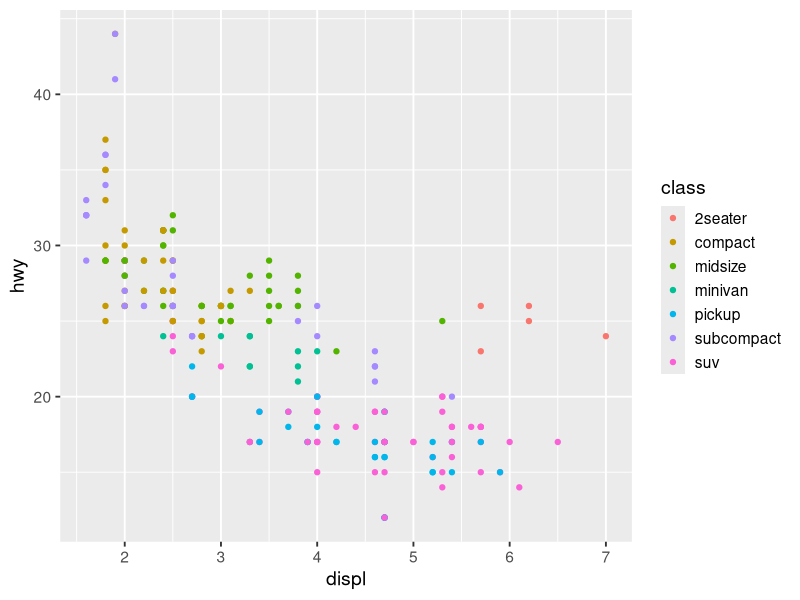
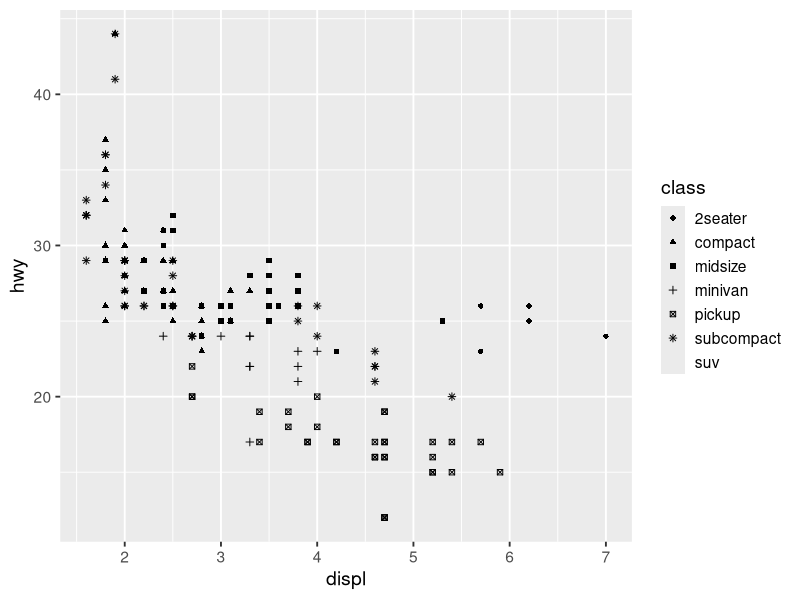
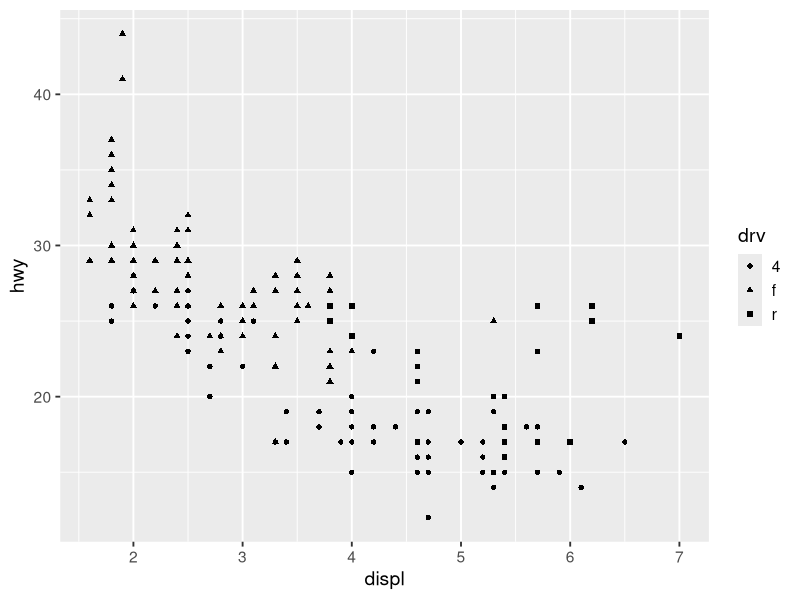
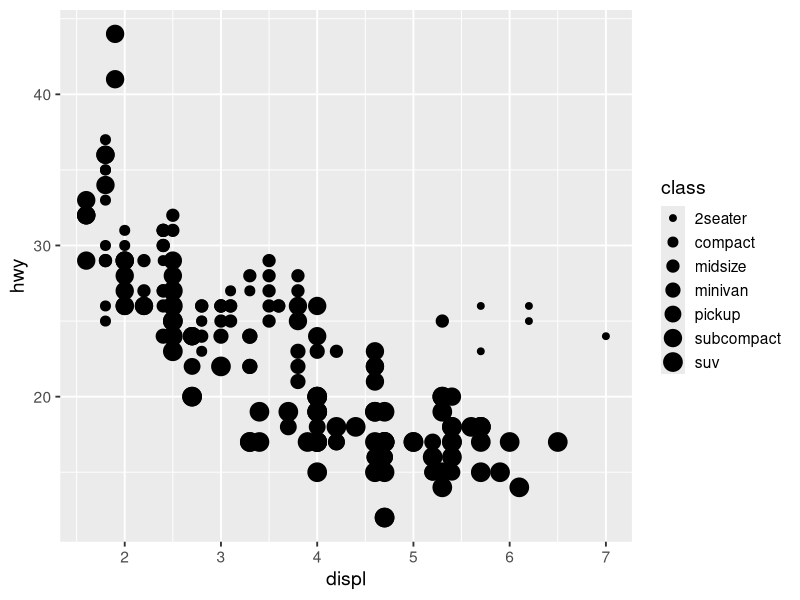
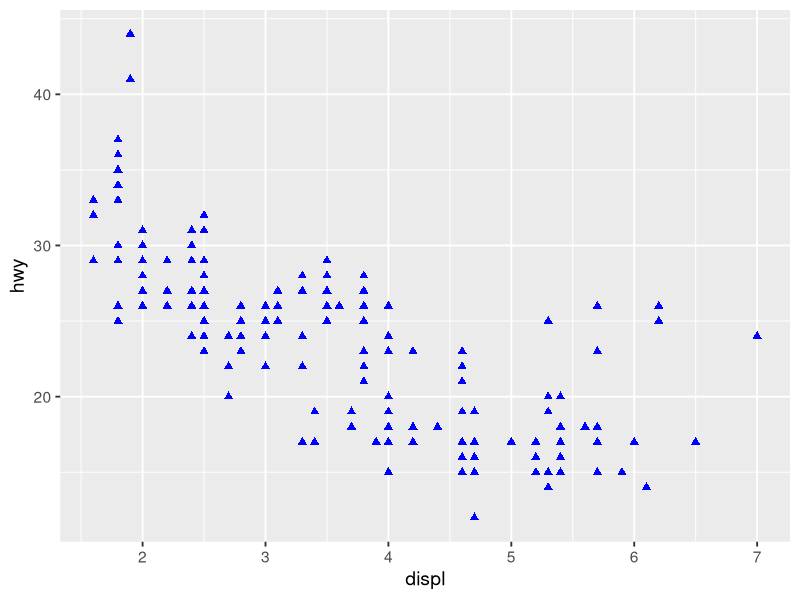
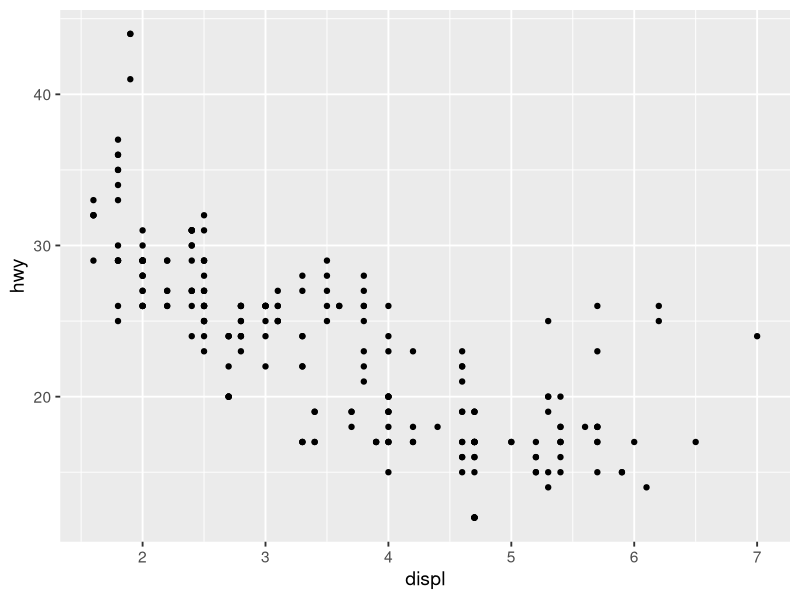
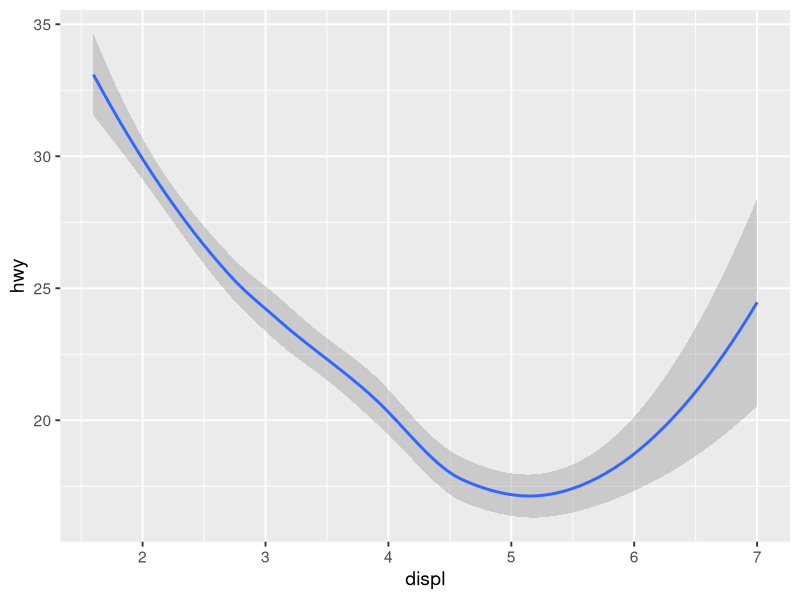
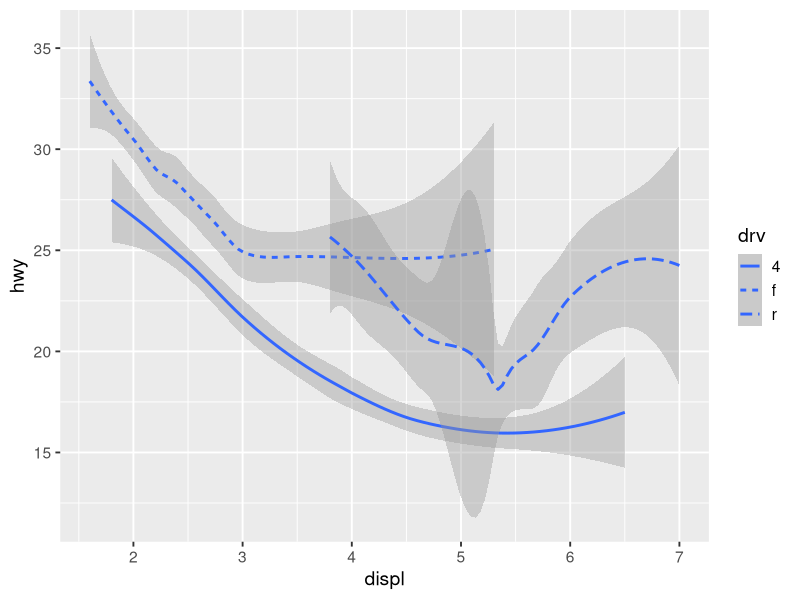

Source code (R) for these figures, in order:
## ---- chunk 1
#| label: setup
#| echo: false
library(tidyverse)
theme_set(theme_gray(base_size = 14))
## ---- chunk 2
mpg |> select(manufacturer, model, displ, hwy, class, drv) |> head(4)
## ---- chunk 3
#| fig-height: 3.4
ggplot(mpg, aes(x = displ, y = hwy, color = class)) +
  geom_point()
## ---- chunk 4
#| fig-height: 3
#| warning: true
ggplot(mpg, aes(x = displ, y = hwy, shape = class)) +
  geom_point()
## ---- chunk 5
#| fig-height: 3
#| warning: true
ggplot(mpg, aes(x = displ, y = hwy, shape = drv)) +
  geom_point()
## ---- chunk 6
#| fig-height: 3
#| warning: true
ggplot(mpg, aes(x = displ, y = hwy, size = class)) +
  geom_point()
## ---- chunk 7
#| fig-height: 3.2
ggplot(mpg, aes(x = displ, y = hwy)) +
  geom_point(color = "blue", size = 2, shape = 17)
## ---- chunk 8
#| fig-width: 4.5
#| fig-height: 3.5
ggplot(mpg, aes(displ, hwy)) +
  geom_point()
## ---- chunk 9
#| fig-width: 4.5
#| fig-height: 3.5
ggplot(mpg, aes(displ, hwy)) +
  geom_smooth()
## ---- chunk 10
#| fig-height: 3.2
ggplot(mpg, aes(x = displ, y = hwy, linetype = drv)) +
  geom_smooth()
## ---- chunk 11
#| fig-height: 3.2
ggplot(mpg, aes(x = displ, y = hwy)) +
  geom_smooth(aes(group = drv))
## ---- chunk 12
#| fig-height: 3.2
ggplot(mpg, aes(x = displ, y = hwy)) +
  geom_point(aes(color = class)) +
  geom_smooth(se = FALSE)
## ---- chunk 13
#| fig-height: 3.2
ggplot(mpg, aes(x = displ, y = hwy)) +
  geom_point(color = "grey60") +
  geom_point(
    data = mpg |> filter(class == "2seater"),
    color = "red", size = 2
  )
## ---- chunk 14
#| fig-height: 3
#| layout-ncol: 3
#| fig-width: 3.2
ggplot(mpg, aes(x = hwy)) + geom_histogram(binwidth = 2)
ggplot(mpg, aes(x = hwy)) + geom_density()
ggplot(mpg, aes(x = hwy)) + geom_boxplot()
## ---- chunk 15
#| fig-height: 3.2
ggplot(mpg, aes(x = class, y = hwy)) +
  geom_boxplot()
## ---- chunk 16
#| fig-height: 3.2
ggplot(mpg, aes(x = class, y = hwy)) +
  geom_violin()
## ---- chunk 17
#| fig-height: 3
#| layout-ncol: 2
#| fig-width: 4.5
ggplot(mpg, aes(x = class, y = hwy)) + geom_boxplot()
ggplot(mpg, aes(x = class, y = hwy)) + geom_violin()
## ---- chunk 18
#| fig-height: 3.2
ggplot(mpg, aes(x = displ, y = hwy)) +
  geom_point() +
  facet_wrap(~cyl)
## ---- chunk 19
#| fig-height: 3.4
ggplot(mpg, aes(x = displ, y = hwy)) +
  geom_point() +
  facet_grid(drv ~ cyl)
## ---- chunk 20
#| fig-height: 3.2
ggplot(mpg, aes(x = displ, y = hwy)) +
  geom_point() +
  facet_grid(drv ~ cyl, scales = "free")
## ---- chunk 21
#| fig-height: 3.2
ggplot(diamonds, aes(x = cut)) +
  geom_bar()
## ---- chunk 22
#| fig-height: 3
diamonds |>
  count(cut) |>
  ggplot(aes(x = cut, y = n)) +
  geom_bar(stat = "identity")
## ---- chunk 23
#| fig-height: 3.2
ggplot(diamonds, aes(x = cut, y = after_stat(prop), group = 1)) +
  geom_bar()
## ---- chunk 24
#| fig-height: 3
ggplot(diamonds) +
  stat_summary(
    aes(x = cut, y = depth),
    fun.min = min, fun.max = max, fun = median
  )
## ---- chunk 25
#| fig-height: 3
#| layout-ncol: 2
#| fig-width: 4.5
ggplot(mpg, aes(x = drv, color = drv)) + geom_bar()
ggplot(mpg, aes(x = drv, fill = drv)) + geom_bar()
## ---- chunk 26
#| fig-height: 3.2
ggplot(mpg, aes(x = drv, fill = class)) +
  geom_bar()
## ---- chunk 27
#| fig-height: 3.2
ggplot(mpg, aes(x = displ, y = hwy)) +
  geom_point()
## ---- chunk 28
#| fig-height: 3.2
ggplot(mpg, aes(x = displ, y = hwy)) +
  geom_jitter()
## ---- chunk 29
#| fig-height: 3
#| layout-ncol: 2
#| fig-width: 4
bar <- ggplot(diamonds) +
  geom_bar(aes(x = clarity, fill = clarity), show.legend = FALSE, width = 1) +
  theme(aspect.ratio = 1)

bar + coord_flip()
bar + coord_polar()
